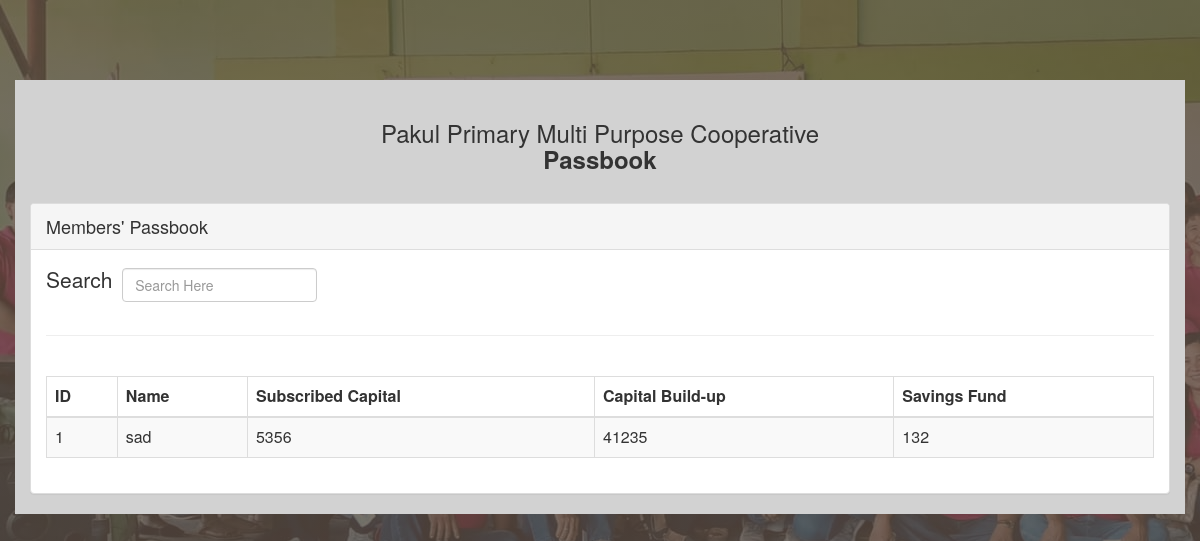
The app's page /userpage/passbook.php with its own data.
### tables this page shows
CREATE TABLE `passbook` (
  `id` int(11) NOT NULL,
  `Name` varchar(100) NOT NULL,
  `Subscribed_Capital` varchar(100) NOT NULL,
  `Capital_Build-up` varchar(100) NOT NULL,
  `Saving_Fund` varchar(100) NOT NULL
);

### userpage/passbook.php (the view, shortened to what this page needs)
<html>
	<head>
		<link rel="stylesheet" href="https://maxcdn.bootstrapcdn.com/bootstrap/3.3.6/css/bootstrap.min.css" />
		<link rel="stylesheet" href="https://cdn.datatables.net/1.10.12/css/dataTables.bootstrap.min.css" />
		<link href="https://cdnjs.cloudflare.com/ajax/libs/x-editable/1.5.1/bootstrap3-editable/css/bootstrap-editable.css" rel="stylesheet">
	</head>
	<body>
    <br>
    <br>
    <br>
    <br>
		<div class="container">
            <br>
			<h3 align="center">Pakul Primary Multi Purpose Cooperative<br><b>Passbook</b></h3>
			<br />
			<div class="panel panel-default">
				<div class="panel-heading">Members' Passbook</div>
				<div class="panel-body">
					<div class="table-responsive">
                    <div class="form-group">
    <div class="form-inline">
     <label for="search" class="font-weight-bold lead text-dark">Search&nbsp; </label>
     <input type="text" name="search" id="search_text" class="form-control form-control-lg rounded-0 border-primary" placeholder="Search Here">
    </div>
    <hr>
    <?php
    include 'database_connection.php';
    $stmt=$conn->prepare("SELECT * FROM passbook");
    $stmt->execute();
    $result=$stmt->get_result();
    ?>
   </div>
   <br />
						<table class="table table-bordered table-striped" id="members_data" >
                        <thead>
                                <tr>
                                    <th>ID</th>
                                    <th>Name</th>
                                    <th>Subscribed Capital</th>
                                    <th>Capital Build-up</th>
                                    <th>Savings Fund</th>
                                </tr>
                                </thead>
                            <tbody>
                                <?php
                                while ($row=$result->fetch_assoc()) {
                                ?>
                                <tr>
                                    <td><?=$row['id']; ?></td>
                                    <td><?=$row['Name']; ?></td>
                                    <td><?=$row['Subscribed_Capital']; ?></td>
                                    <td><?=$row['Capital_Build-up']; ?></td>
                                    <td><?=$row['Saving_Fund']; ?></td>
                                </tr>
                                <?php } ?>
                            </tbody>
						</table>
					</div>
				</div>
			</div>
		</div>
	</body>
</html>

### userpage/passbook.php (style rules this page uses)
body { background: linear-gradient(to bottom, rgba(92, 77, 66, 0.8) 0%, rgba(92, 77, 66, 0.8) 100%), url("../memberslist/img/bg.jpg"); }
.container { background-color:#D2D2D2; }
.panel-heading { font-size:18px; }

### records on screen
passbook: id "1", Name "sad", Subscribed_Capital "5356", value "41235", Saving_Fund "132"
